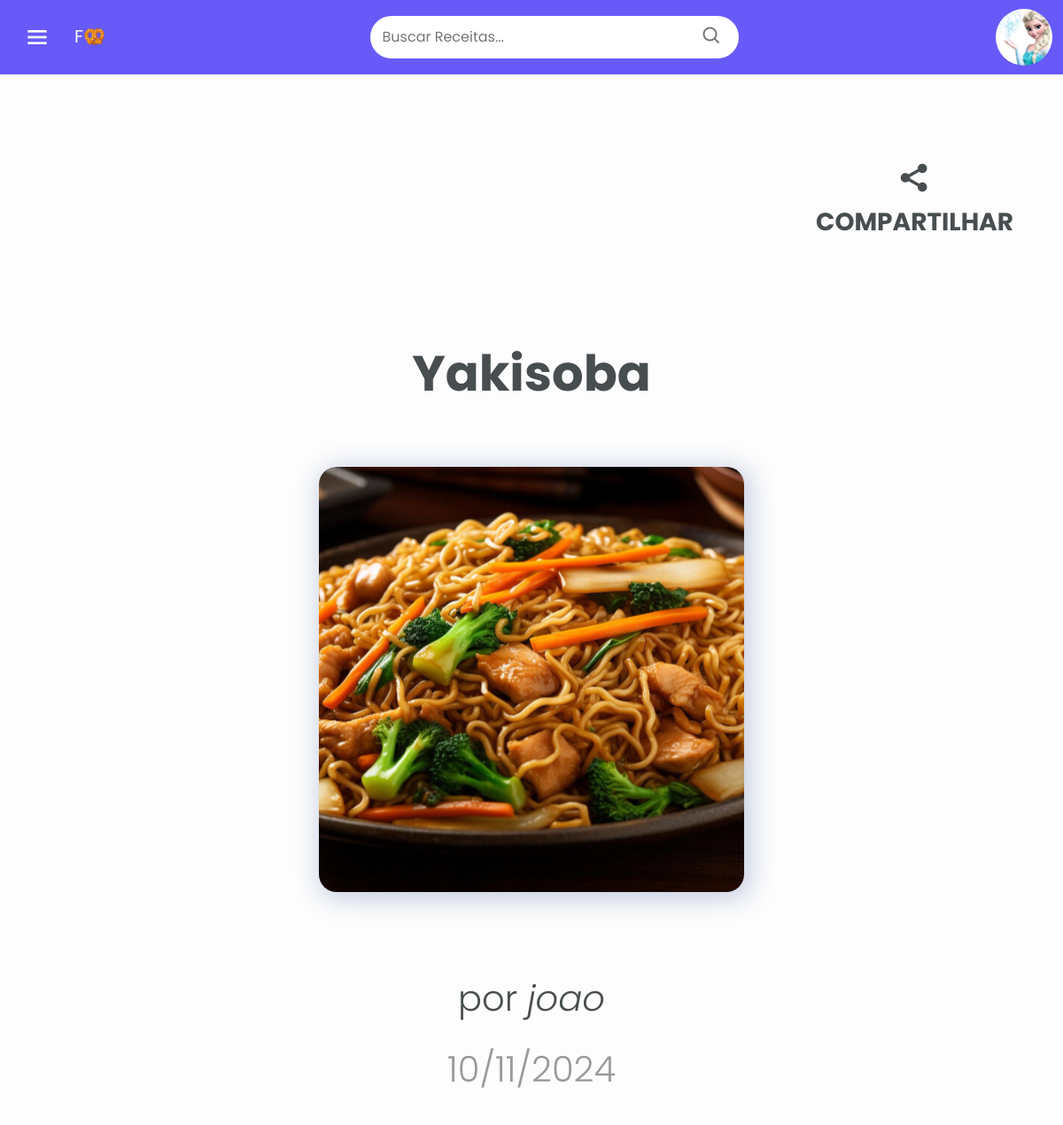
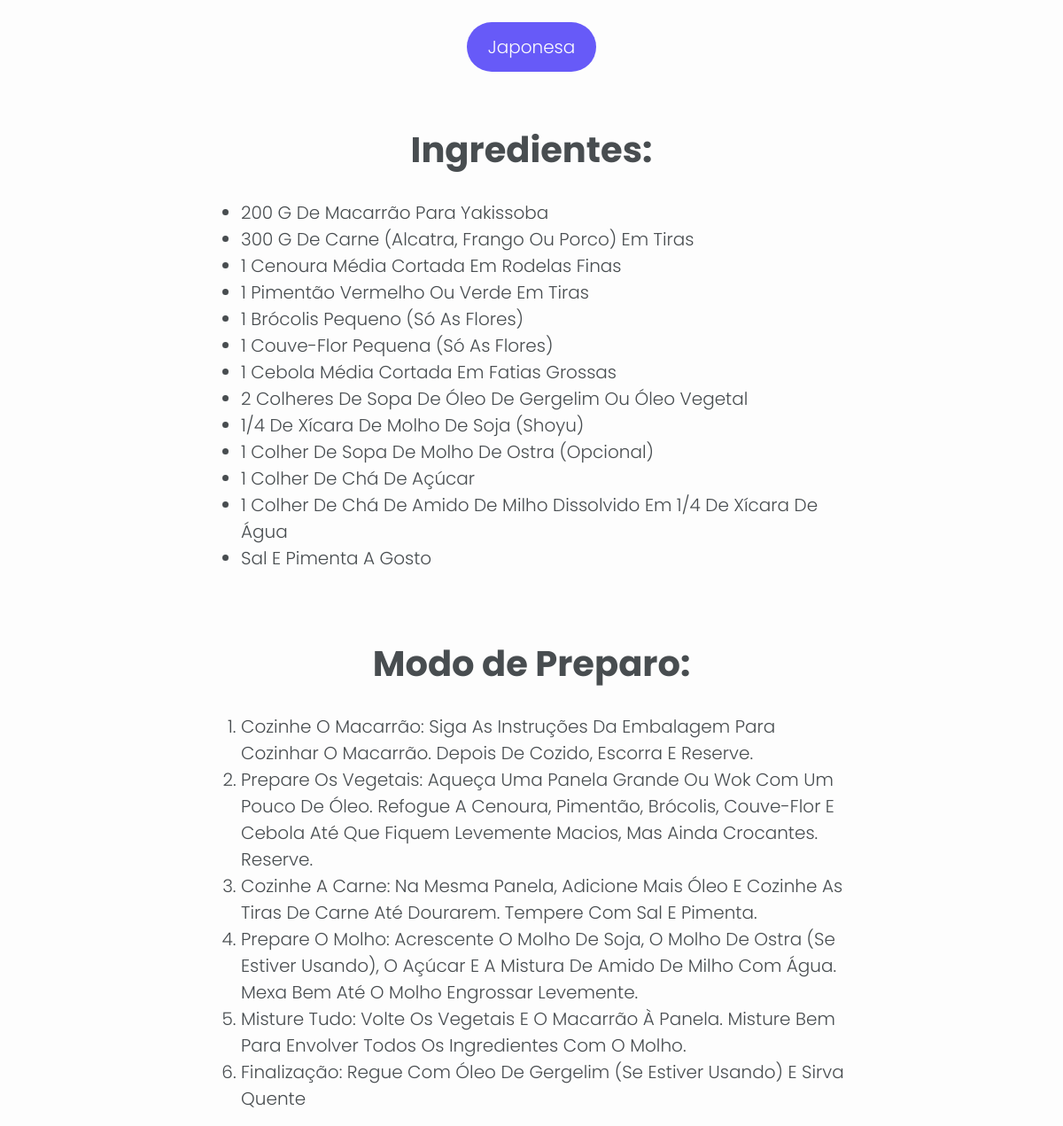
Page /recipes/view/21 (signed in) on the committed database (2 pictures, top to bottom).
### recipebook/models.py (models this page shows, shortened)
class Recipe(db.Model):
    __tablename__ = 'recipe'
    id = db.Column(db.Integer, primary_key=True, autoincrement=True)
    user_id = db.Column(db.Integer, db.ForeignKey('user.id', ondelete="CASCADE"), nullable=False)
    title = db.Column(db.String(255), nullable=False)
    ingredients = db.Column(db.Text, nullable=False)
    steps = db.Column(db.Text, nullable=False)
    category_id = db.Column(db.Integer, db.ForeignKey('category.id', ondelete="CASCADE"), nullable=True)
    date_created = db.Column(db.DateTime(timezone=True), default=func.now())
    image_path = db.Column(db.String(255), nullable=True)

class User(db.Model, UserMixin):
    __tablename__ = 'user'
    id = db.Column(db.Integer, primary_key=True, autoincrement=True)
    name = db.Column(db.String(50), nullable=False)
    email = db.Column(db.String(50), nullable=False, unique=True)
    password = db.Column(db.String(255), nullable=False)
    recipes = db.relationship('Recipe', backref='user', lazy=True, passive_deletes=True)
    liked_recipes = db.relationship('Recipe', secondary=likes, backref='liked_by')

class Category(db.Model):
    __tablename__ = 'category'
    id = db.Column(db.Integer, primary_key=True, autoincrement=True)
    name = db.Column(db.String(100), nullable=False)

### recipebook/recipes.py (the view)
@bp.route('/view/<int:recipe_id>', methods=['GET'])
def view(recipe_id):
    recipe = get_recipe_by_id(recipe_id)
    print(recipe.image_path)
    if recipe == None:
        return abort(404)
    return render_template('comida.html', recipe=recipe)

### recipebook/recipes.py (called while the page is built)
def get_recipe_by_id(recipe_id):
    query = (
        db.session.query(
            Recipe.id,
            Recipe.user_id,
            Recipe.title,
            Recipe.ingredients,
            Recipe.steps,
            Recipe.date_created,
            Recipe.image_path,
            Category.name.label("category_name"),
            User.name.label("author")
        )
        .filter_by(id=recipe_id)
        .join(User, User.id == Recipe.user_id)
        .join(Category, Recipe.category_id == Category.id)
    )
    recipe = query.first()
    return recipe

### recipebook/templates/comida.html (shortened to what this page needs)
<!doctype html>
<html lang="pt-br">
  <head>
    <link rel="stylesheet" href="{{ url_for('static', filename='bootstrap/css/bootstrap.min.css') }}">
    <link rel="stylesheet" href="{{ url_for('static', filename='css/navbar.css') }}">
    <link rel="stylesheet" href="{{ url_for('static', filename='css/comida.css') }}">
    <link href='https://unpkg.com/boxicons@2.1.4/css/boxicons.min.css' rel='stylesheet'>
  </head>
  <body>
    {% include "search_component.html" %}
    <div id="Position" class="d-flex justify-content-end">
      <div onclick="compartilhar()" id="BtnCompartilhar" class="d-flex align-items-center justify-content-end icons">
        <i id="Share" class='bx bxs-share-alt h4'></i>
        <span id="TextShare" class="text-uppercase fw-bold">Compartilhar</span>
      </div>
    </div>
    <h1 id="Header" class="display-4 text-center fw-bold text-capitalize">{{ recipe.title }}</h1>
    <div class="posicaoImagem">
      {% if recipe.image_path %}
        <img id="ImagemComida" src="{{ url_for('static', filename='uploads/' + recipe.image_path) }}" alt="Imagem da Comida">
      {% endif %}
    </div>
    <p id="Autor" class="display-6 text-center">por <i>{{ recipe.author }}</i></p>
    <p id="Data" class="lead display-6 text-center">{{ recipe.date_created.day }}/{{ recipe.date_created.month }}/{{ recipe.date_created.year }}</p>
    <div id="FundoCat">
      <p id="Categoria" class="lead pt-3 pb-3 h1 text-center">{{ recipe.category_name }}</p>
    </div>
    <h1 id="Ingredientes" class="text-center fw-bold">Ingredientes:</h1>
    <div id="Socorro">
      <ul>
        {% for i in recipe.ingredients.split('\n') %}
        <li class="lead text-capitalize">
          {{ i }}
        </li>
        {% endfor %}
      </ul>
    </div>
    <h1 id="ModoPreparo" class="text-center fw-bold">Modo de Preparo:</h1>
    <div id="Socorro">
      <ol>
        {% for i in recipe.steps.split('\n') %}
        <li class="lead text-capitalize">
          {{ i }}
        </li>
        {% endfor %}
      </ol>
    </div>
  </body>
</html>

### recipebook/static/css/navbar.css (style rules this page uses)
body { margin: 0; padding: 0; background-color: #FDFDFD; font-family: "Poppins", sans-serif; color: #484D50; }
#Header { padding-top: 6rem; padding-bottom: 4rem; }

### recipebook/static/css/comida.css (style rules this page uses)
#ImagemComida { border: none; width: 30rem; height: 30rem; border-radius: 20px; box-shadow: 4px 4px 28px 4px rgba(33, 63, 141, 0.25); margin-bottom: 6rem; object-fit: cover; background-position: center; }
#Autor, #Categoria, #Ingredientes, #ModoPreparo { margin-bottom: 2rem; }
#Socorro { display: flex; justify-content: center; width: 60%; margin: auto; }
#Ingredientes, #ModoPreparo { margin-top: 4rem; }
#Data { color: #999999; margin-bottom: 4rem; }
#Share { font-size: 42px; }
#TextShare { font-size: 28px; }
#Position { margin-top: 10rem; margin-right: 3%; }
#BtnCompartilhar { cursor: pointer; flex-direction: column; }
.posicaoImagem { display: flex; justify-content: center; }
.icons { padding: 20px; width: fit-content; border-radius: 10px; transition: all 0.2s linear; }
#Categoria { background-color: #675af8; border-radius: 40px; width: fit-content; color: #fdfdfd; padding: 1.5rem; margin: auto; }

### rows in the picture
Recipe: title "Yakisoba", image_path (picture)
User: author "joao"
Category: category_name "Japonesa"

### other values in the picture
{{ recipe.date_created.day }} "10"
{{ recipe.date_created.month }} "11"
{{ recipe.date_created.year }} "2024"
{{ i }} "200 G De Macarrão Para Yakissoba" "300 G De Carne (Alcatra, Frango Ou Porco) Em Tiras" "1 Cenoura Média Cortada Em Rodelas Finas" "1 Pimentão Vermelho Ou Verde Em Tiras" "1 Brócolis Pequeno (Só As Flores)" "1 Couve-Flor Pequena (Só As Flores)" "1 Cebola Média Cortada Em Fatias Grossas" "2 Colheres De Sopa De Óleo De Gergelim Ou Óleo Vegetal" "1/4 De Xícara De Molho De Soja (Shoyu)" "1 Colher De Sopa De Molho De Ostra (Opcional)" "1 Colher De Chá De Açúcar" "1 Colher De Chá De Amido De Milho Dissolvido Em 1/4 De Xícara De Água" "Sal E Pimenta A Gosto"
{{ i }} "Cozinhe O Macarrão: Siga As Instruções Da Embalagem Para Cozinhar O Macarrão. Depois De Cozido, Escorra E Reserve." "Prepare Os Vegetais: Aqueça Uma Panela Grande Ou Wok Com Um Pouco De Óleo. Refogue A Cenoura, Pimentão, Brócolis, Couve-Flor E Cebola Até Que Fiquem Levemente Macios, Mas Ainda Crocantes. Reserve." "Cozinhe A Carne: Na Mesma Panela, Adicione Mais Óleo E Cozinhe As Tiras De Carne Até Dourarem. Tempere Com Sal E Pimenta." "Prepare O Molho: Acrescente O Molho De Soja, O Molho De Ostra (Se Estiver Usando), O Açúcar E A Mistura De Amido De Milho Com Água. Mexa Bem Até O Molho Engrossar Levemente." "Misture Tudo: Volte Os Vegetais E O Macarrão À Panela. Misture Bem Para Envolver Todos Os Ingredientes Com O Molho." "Finalização: Regue Com Óleo De Gergelim (Se Estiver Usando) E Sirva Quente"
